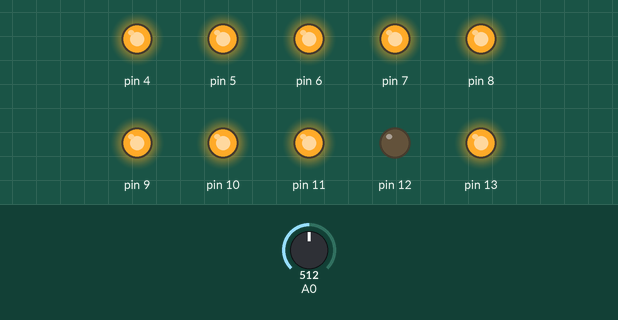
This sketch was run on a simulated Arduino Uno, built with avr-gcc and run on an emulated ATmega328P. Parts: output pins drawn as LEDs (lit = HIGH). Inputs (shaded band) come from the test bench; at power-on: A0 = 512. What the sketch prints to the serial monitor is not drawn.

Above: at 1.2 s.
1.3 s: A0 set to 386
2.8 s: A0 set to 356
At 3.3 s:
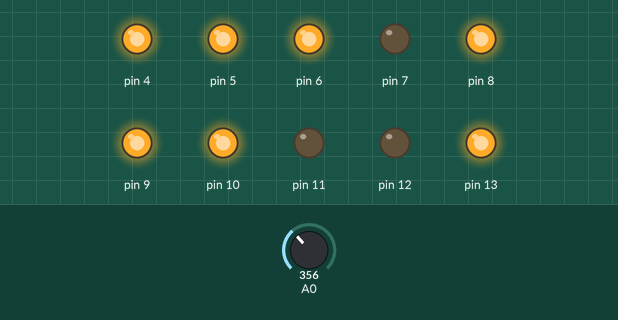
4.3 s: A0 set to 340
At 5.5 s:
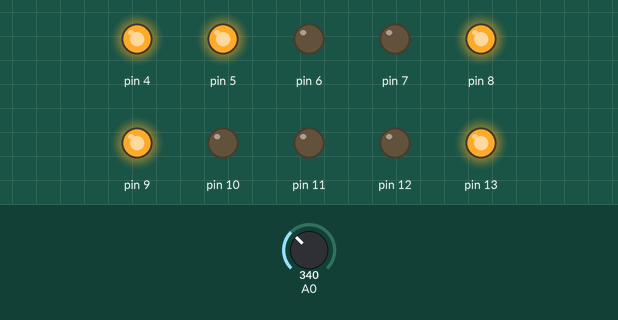
5.8 s: A0 set to 308
7.3 s: A0 set to 283
At 8.0 s:
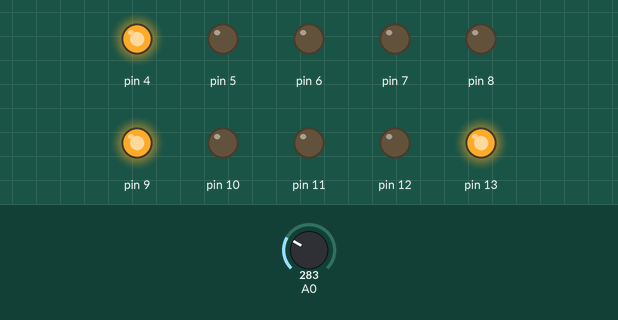
8.8 s: A0 set to 306
At 10.2 s:
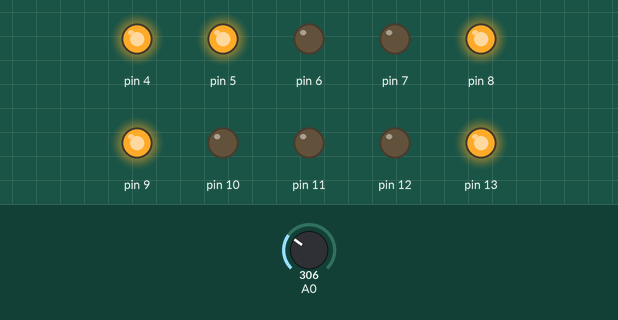
Timing chart, 0 to 11.3 s (numbered marks = the images above; inputs shaded):
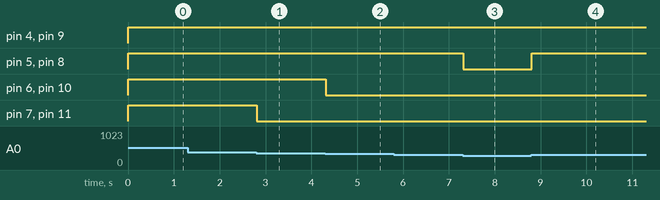

Measured:
- the behaviour switches between 370 and 369 on A0 (found by bisection; images 0 and 1)
- the behaviour switches between 300 and 299 on A0 (found by bisection; images 2 and 3)
- after the input at 2.8 s, pin 7, pin 11: HIGH → LOW at once
- after the input at 4.3 s, pin 6, pin 10: HIGH → LOW at once
- after the input at 7.3 s, pin 5, pin 8: HIGH → LOW at once
- after the input at 8.8 s, pin 5, pin 8: LOW → HIGH at once

The sketch:

music_visualizer.ino
```cpp
void setup() {
  pinMode(11, OUTPUT);
  pinMode(10, OUTPUT);
  pinMode(9, OUTPUT);
  pinMode(8, OUTPUT);
  pinMode(7, OUTPUT);
  pinMode(6, OUTPUT);
  pinMode(5, OUTPUT);
  pinMode(4, OUTPUT);
  pinMode(13, OUTPUT);
  pinMode(12,OUTPUT);
  digitalWrite(13,HIGH);
  Serial.begin(9600);
}
void loop() {
  int sensorValue = analogRead(A0);
  Serial.println(sensorValue);
  Serial.println(digitalRead(12));
 if ( digitalRead(12)== 0)
 {
  if (sensorValue >=200)
  {
    digitalWrite(4, HIGH);
    digitalWrite(9, HIGH);
  }
  else
  {
    digitalWrite(4, LOW);
    digitalWrite(9, LOW);
  }

  if (sensorValue >=300)
  {
    digitalWrite(5, HIGH);
    digitalWrite(8, HIGH);
  }
  else
  {
    digitalWrite(5, LOW);
    digitalWrite(8, LOW);
  }
  if (sensorValue >=350)
  {
    digitalWrite(6, HIGH);
    digitalWrite(10, HIGH);
  }
  else
  {
    digitalWrite(6, LOW);
    digitalWrite(10, LOW);
  }
  if (sensorValue >=370)
  {
    digitalWrite(7, HIGH);
    digitalWrite(11, HIGH);
  }
   else
  {
    digitalWrite(7, LOW);
    digitalWrite(11, LOW);
  }
  delay(1);
}
else{
    digitalWrite(7, HIGH);
    digitalWrite(11, HIGH);
    delay(100);
    digitalWrite(7, LOW);
    digitalWrite(11, LOW);
    delay(100) ;
    digitalWrite(6, HIGH);
    digitalWrite(10, HIGH);
    delay(100);
     digitalWrite(6, LOW);
    digitalWrite(10, LOW);
    delay(100);
     digitalWrite(5, HIGH);
    digitalWrite(8, HIGH);
    delay(100);
     digitalWrite(5, LOW);
    digitalWrite(8, LOW);
    delay(100);
     digitalWrite(4, HIGH);
    digitalWrite(9, HIGH);
    delay(100);
     digitalWrite(4, LOW);
    digitalWrite(9, LOW);
    delay(100);
  }
}
```
